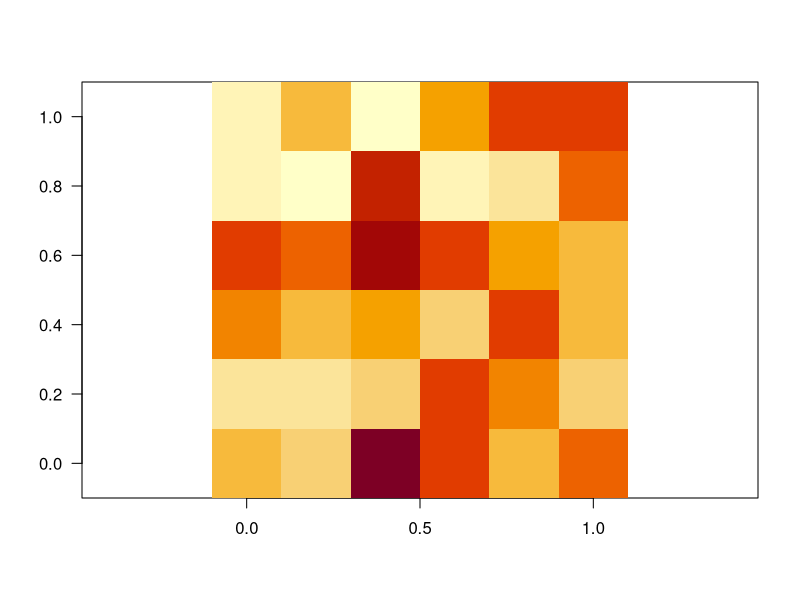
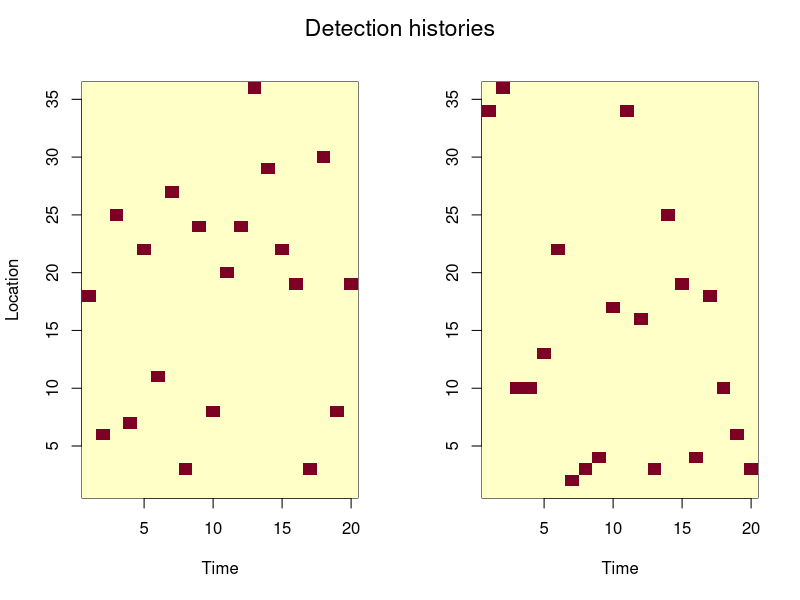
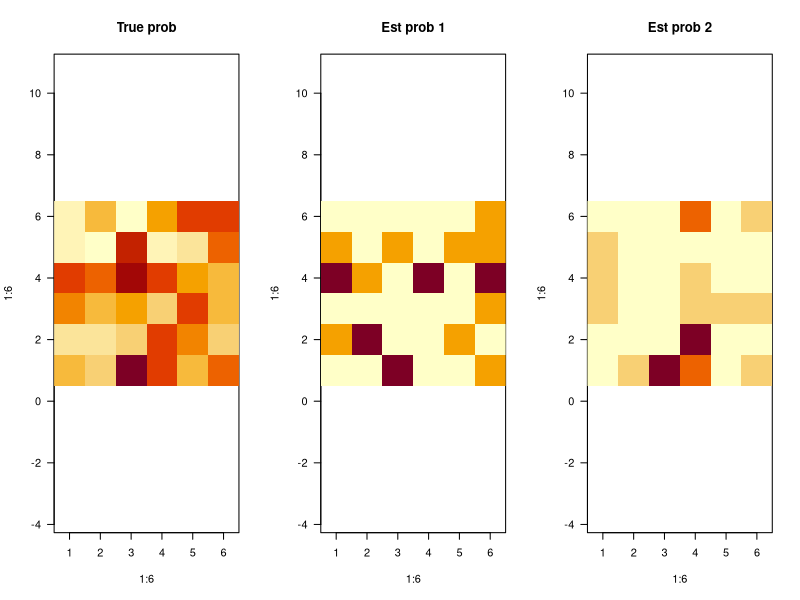
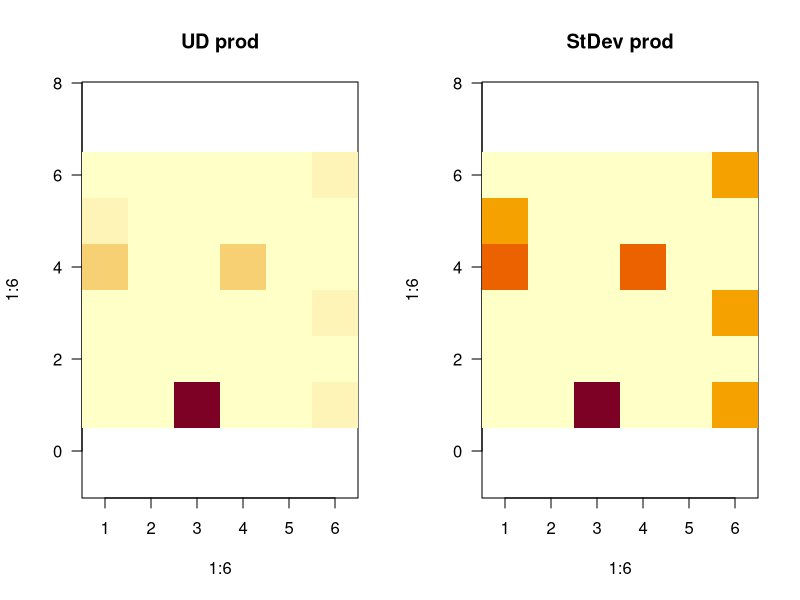
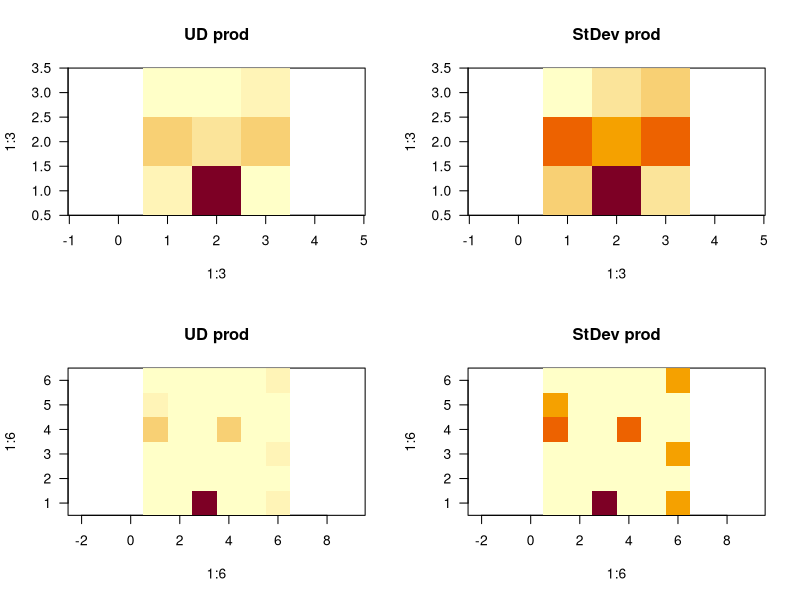
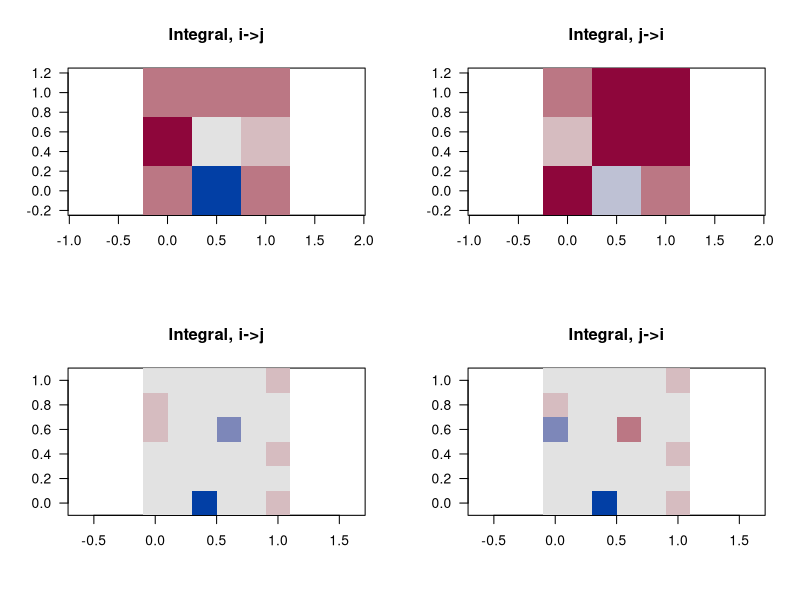
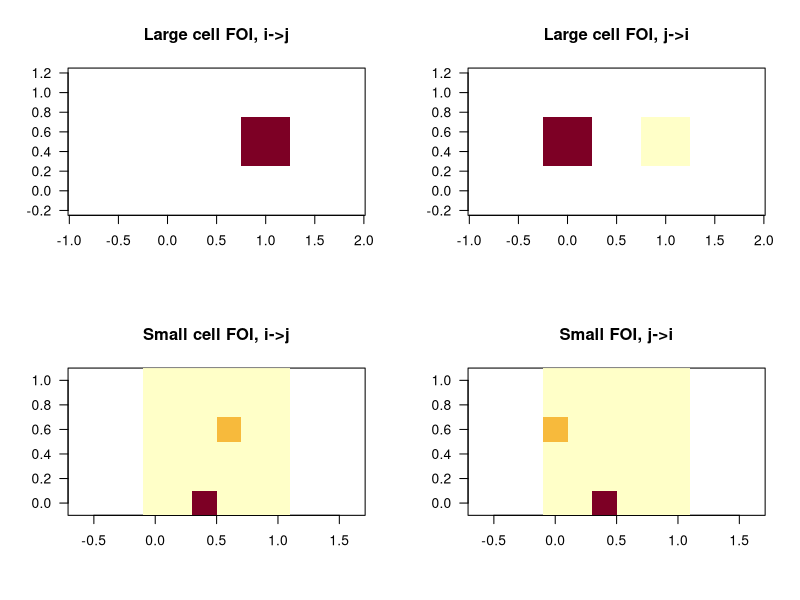

Generate these figures, in order, with R:
## ---- chunk 1
ncells <- 6*6
trueprobs <- runif(ncells)
image(matrix(trueprobs/sum(trueprobs), nrow = 6), asp=1,las=1)
## ---- chunk 2
nsteps <- 20
pos1 <- sample.int(ncells, size = nsteps, replace = TRUE, prob = trueprobs)
pos2 <- sample.int(ncells, size = nsteps, replace = TRUE, prob = trueprobs)
dethist1 <- dethist2 <- matrix(0, nrow = nsteps, ncol = ncells)
for (i in seq_len(nsteps)) {
  p1 <- pos1[i]
  p2 <- pos2[i]
  dethist1[i,p1] <- 1
  dethist2[i,p2] <- 1
}
par(mfrow=c(1,2))
image(1:nsteps, 1:ncells, dethist1, xlab = "Time", ylab = "Location")
image(1:nsteps, 1:ncells, dethist2, xlab = "Time", ylab = "")
mtext(outer = T, text = "Detection histories",line = -2, cex = 1.4)
## ---- chunk 3
est_probs1 <- est_probs2 <- rep(0,ncells)
est_probs1[as.numeric(names(table(pos1)))] <- table(pos1)/nsteps
est_probs2[as.numeric(names(table(pos2)))] <- table(pos2)/nsteps
par(mfrow=c(1,3))
image(1:6,1:6,matrix(trueprobs, ncol = 6), asp=1, las = 1, main = "True prob")
image(1:6,1:6,matrix(est_probs1, ncol=6), asp = 1, las = 1, main = "Est prob 1")
image(1:6,1:6,matrix(est_probs2, ncol=6), asp = 1, las = 1, main = "Est prob 2")
## ---- chunk 4
udprod <- est_probs1*est_probs2
sdprod <- sqrt(est_probs1*(1-est_probs1))*sqrt(est_probs2*(1-est_probs2))
par(mfrow = c(1,2))
image(1:6, 1:6, matrix(udprod, ncol = 6), asp = 1, las = 1, main = "UD prod")
image(1:6, 1:6, matrix(sdprod, ncol = 6), asp = 1, las = 1, main = "StDev prod")
## ---- chunk 5
xcors <- lapply(1:ncol(dethist1), \(i) ccf(dethist1[,i], dethist2[,i], plot = F, lag.max = 20-1)) 
xcors_vals <- sapply(xcors, "[[", "acf")
xcors_lags <- sapply(xcors, "[[", "lag")
## ---- chunk 6
nu <- 1
corrint_ij <- colSums((xcors_vals*exp(-nu*abs(xcors_lags)))[1:20,])
corrint_ji <- colSums((xcors_vals*exp(-nu*abs(xcors_lags)))[20:39,])
corrint_ij <- replace(corrint_ij, is.nan(corrint_ij), 0)
corrint_ji <- replace(corrint_ji, is.nan(corrint_ji), 0)

# par(mfrow = c(1,2))
# image(matrix(corrint_ij, ncol = 6), las = 1, asp = 1, main = "Integral, i->j", col = hcl.colors(7, "Blue-Red", rev=T),
#       zlim = c(-max(abs(range(corrint_ij))),max(abs(range(corrint_ij)))))
# image(matrix(corrint_ji, ncol = 6), las = 1, asp = 1, main = "Integral, j->i", col = hcl.colors(7, "Blue-Red", rev = T),
#       zlim = c(-max(abs(range(corrint_ji))),max(abs(range(corrint_ji)))))
## ---- chunk 7
foi_ij <- udprod/nu+sdprod*corrint_ij
foi_ji <- udprod/nu+sdprod*corrint_ji

# par(mfrow = c(1,2))
# image(matrix((foi_ij-min(foi_ij))/diff(range(foi_ij)), ncol = 6), las = 1, asp = 1, main = "FOI, i->j")
# image(matrix((foi_ji-min(foi_ji))/diff(range(foi_ji)), ncol = 6), las = 1, asp = 1, main = "FOI, j->i")
## ---- chunk 8
print(sum(foi_ij[foi_ij>=0]))
print(sum(foi_ji[foi_ji>=0]))
## ---- chunk 9
ncells2 <- 9
pos1l <- c(1,1,2,2,3,3,1,1,2,2,3,3,4,4,5,5,6,6,4,4,5,5,6,6,7,7,8,8,9,9,7,7,8,8,9,9)[pos1]
pos2l <- c(1,1,2,2,3,3,1,1,2,2,3,3,4,4,5,5,6,6,4,4,5,5,6,6,7,7,8,8,9,9,7,7,8,8,9,9)[pos2]
dethist1l <- dethist2l <- matrix(0, nrow = nsteps, ncol = ncells2)
for (i in seq_len(nsteps)) {
  p1 <- pos1l[i]
  p2 <- pos2l[i]
  dethist1l[i,p1] <- 1
  dethist2l[i,p2] <- 1
}

est_probs1 <- est_probs2 <- rep(0,ncells2)
est_probs1[as.numeric(names(table(pos1l)))] <- table(pos1l)/nsteps
est_probs2[as.numeric(names(table(pos2l)))] <- table(pos2l)/nsteps

udprodl <- est_probs1*est_probs2
sdprodl <- sqrt(est_probs1*(1-est_probs1))*sqrt(est_probs2*(1-est_probs2))


par(mfrow = c(2,2))
image(1:3, 1:3, matrix(udprodl, ncol = 3), asp = 1, las = 1, main = "UD prod")
image(1:3, 1:3, matrix(sdprodl, ncol = 3), asp = 1, las = 1, main = "StDev prod")
image(1:6, 1:6, matrix(udprod, ncol = 6), asp = 1, las = 1, main = "UD prod")
image(1:6, 1:6, matrix(sdprod, ncol = 6), asp = 1, las = 1, main = "StDev prod")
## ---- chunk 10
xcors <- lapply(1:ncol(dethist1l), \(i) ccf(dethist1l[,i], dethist2l[,i], plot = F, lag.max = 20-1)) 
xcors_vals <- sapply(xcors, "[[", "acf")
xcors_lags <- sapply(xcors, "[[", "lag")

nu <- 1
corrint_ijl <- colSums((xcors_vals*exp(-nu*abs(xcors_lags)))[1:20,])
corrint_jil <- colSums((xcors_vals*exp(-nu*abs(xcors_lags)))[20:39,])
corrint_ijl <- replace(corrint_ijl, is.nan(corrint_ijl), 0)
corrint_jil <- replace(corrint_jil, is.nan(corrint_jil), 0)

par(mfrow = c(2,2))
image(matrix(corrint_ijl, ncol = 3), las = 1, asp = 1, main = "Integral, i->j", col = hcl.colors(7, "Blue-Red", rev=T),
      zlim = c(-max(abs(range(corrint_ijl))),max(abs(range(corrint_ijl)))))
image(matrix(corrint_jil, ncol = 3), las = 1, asp = 1, main = "Integral, j->i", col = hcl.colors(7, "Blue-Red", rev = T),
      zlim = c(-max(abs(range(corrint_jil))),max(abs(range(corrint_jil)))))
image(matrix(corrint_ij, ncol = 6), las = 1, asp = 1, main = "Integral, i->j", col = hcl.colors(7, "Blue-Red", rev=T),
      zlim = c(-max(abs(range(corrint_ij))),max(abs(range(corrint_ij)))))
image(matrix(corrint_ji, ncol = 6), las = 1, asp = 1, main = "Integral, j->i", col = hcl.colors(7, "Blue-Red", rev = T),
      zlim = c(-max(abs(range(corrint_ji))),max(abs(range(corrint_ji)))))
## ---- chunk 11

foi_ijl <- udprodl/nu+sdprodl*corrint_ijl
foi_jil <- udprodl/nu+sdprodl*corrint_jil

par(mfrow = c(2,2))
image(matrix(foi_ijl, ncol = 3), las = 1, asp = 1, main = "Large cell FOI, i->j", zlim = c(0,0.01))
image(matrix(foi_jil, ncol = 3), las = 1, asp = 1, main = "Large cell FOI, j->i", zlim = c(0,0.01))
image(matrix(foi_ij, ncol = 6), las = 1, asp = 1, main = "Small cell FOI, i->j")
image(matrix(foi_ji, ncol = 6), las = 1, asp = 1, main = "Small FOI, j->i")
## ---- chunk 12
cat("Large cells FOI (i->j):",sum(foi_ijl[foi_ijl>=0]))
cat("\nLarge cells FOI (j->i):",sum(foi_jil[foi_jil>=0]))
cat("\nSmall cells FOI (i->j):",sum(foi_ij[foi_ij>=0]))
cat("\nSmall cells FOI (j->i):",sum(foi_ji[foi_ji>=0]))
